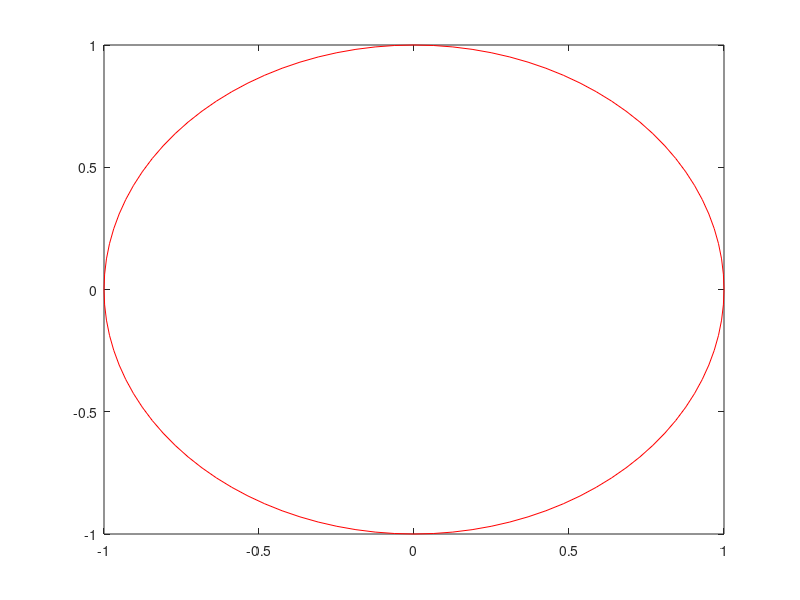

This chart was generated by the following MATLAB code: (Note: this script raises an error after producing the figure.)
B = [1 0; 1 4; -3 2; -3 -2; 1 -4; 1 0];
t = 0:0.01:1;
n = size(B,1)-1;
w = [1 ones(1,n-1)/n 1];

% pravilna kroznica
plot(sin((0:0.01:1)*2*pi),cos((0:0.01:1)*2*pi),'r'); hold on;

% racionalna krivulja na vhodnih podatkih
plotrbezier(B,w,t,false); hold on;

% visanje stopnje in izris
for i = 1:30
    [B,w] = rbezierelv(B,w);
    plotbezier(B,t,false); hold on;
end